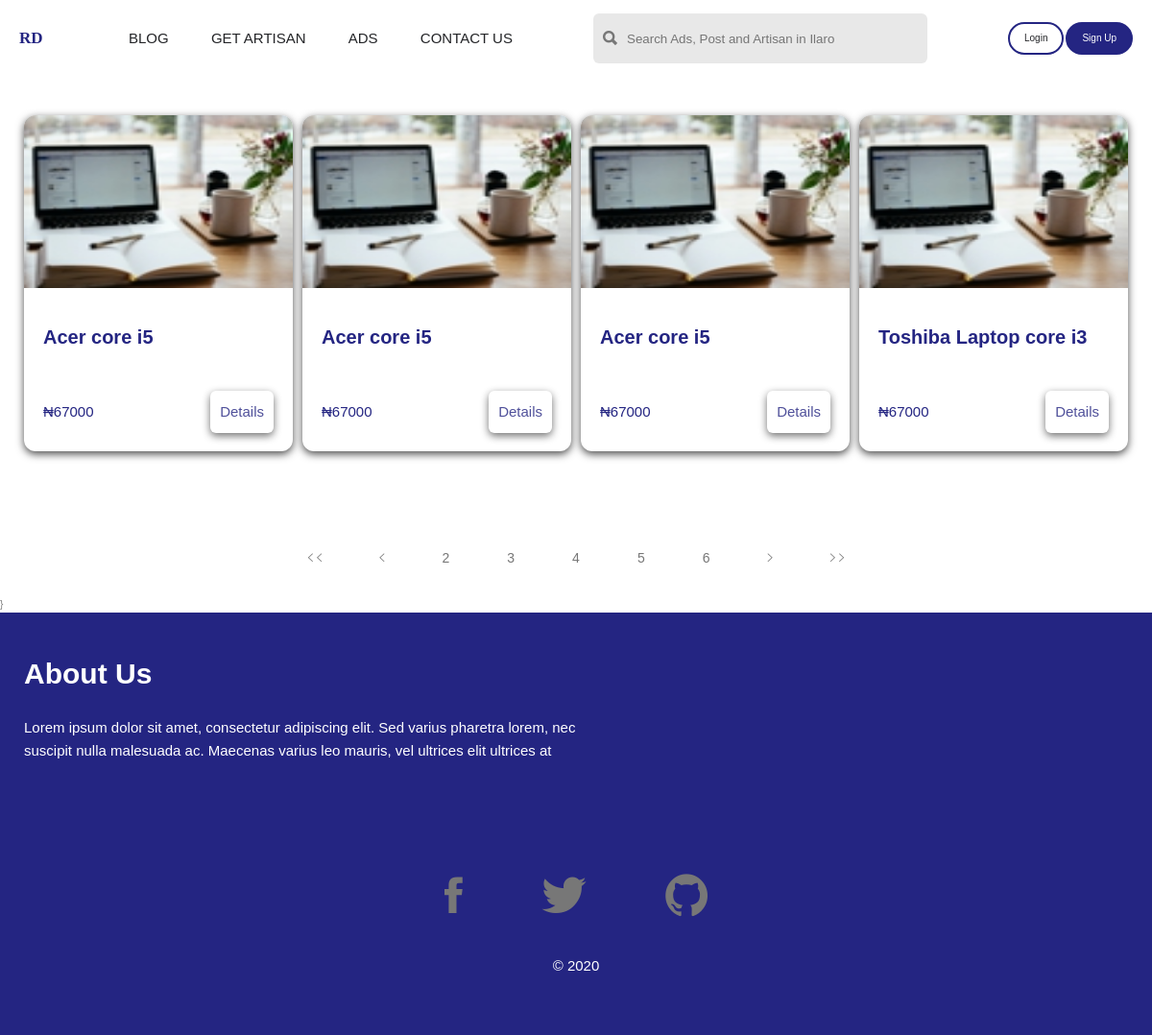
The page /ads/?page=4 on the database its author committed.
### main/models.py (models this page shows, shortened)
class Ad(models.Model):
    cat = [
        ('phones', 'Phones and Tablets'),
        ('computers', 'Computers and Accessories'),
        ('cars', 'Cars'),
        ('home', 'Home and Kicthen'),
        ('babies', 'Kids and Toys'),
        ('electronic', 'Electronics'),
    ]
    id = models.UUIDField(primary_key=True, default=uuid.uuid4, editable=False)
    user = models.ForeignKey(MyUser, on_delete=models.CASCADE)
    title = models.CharField(max_length=60)
    description = models.TextField(max_length=300)
    categories = models.CharField(max_length=300, choices=cat)
    location = models.CharField(max_length=100, default="Ilaro Ogun State")
    price = models.PositiveIntegerField()
    liked = models.ManyToManyField(
        MyUser, default=None, blank=True, related_name="liked")
    boosted = models.BooleanField(default=False)
    created_at = models.DateTimeField(auto_now_add=True)

class AdImage(models.Model):
    id = models.UUIDField(primary_key=True, default=uuid.uuid4, editable=False)
    ad = models.ForeignKey(Ad, on_delete=models.CASCADE)
    image = models.ImageField()

### main/views.py (the view)
# urls.py: path("ads/", ads_view, name="ads"),
def ads_view(request):
    qs = Ad.objects.all()
    data = []
    for ad in qs:
        imgs = AdImage.objects.filter(ad=ad.id)
        ads = {"ad": ad, "images": imgs}
        data.append(ads)
        paginator = Paginator(data, 4)
        page = request.GET.get('page')
        allads = paginator.get_page(page)
    context = {
        "data": allads,
    }
    return render(request, 'ads/allads.html', context)

### razboy/middwares.py (called while the page is built)
def open_access_middleware(get_response):
    def middleware(request):
        response = get_response(request)
        response["Access-Control-Allow-Origin"] = "*"
        response["Access-Control-Allow-Headers"] = "*"
        return response
    return middleware

### templates/ads/allads.html (shortened to what this page needs)
{% extends 'base.html' %}
{% block r %}r{% endblock r %}
{% block content %}
<div class="product-container">
    <div class="row">
        {% for ad in data %}
        <div class="ads-card">
            <img class="ads-img" src="{{ ad.images.0.image.url }}" alt="Iphone 2" />
            <h4 class="title">{{ ad.ad.title }}</h4>
            <div class="card-bottom">
                <p class="sub-title">&#8358;{{ ad.ad.price }}</p>
                <a class="btn btn-details" href="{% url 'ads_details' ad.ad.id %}">
                    Details
                </a>
            </div>
        </div>
        {% endfor %}
    </div>
</div>
<div class="pagination">
    {% if data.has_previous %}
    <a href="?page=1" class="page">
        <i class="ion-ios-arrow-left"></i>
        <i class="ion-ios-arrow-left"></i>
    </a>
    <a href="?page={{ data.previous_page_number}}" class="page">
        <i class="ion-ios-arrow-left"></i>
    </a>
    {% endif %}
    {% for num in data.paginator.page_range %}
    {% if data.number == num %}
    <strong class="page">{{ num }}</strong>
    {% elif num > data.number|add:'-3' and num < data.number|add:'3'%}
    <a href="?page={{ num }}" class="page">{{ num }}</a>
    {% endif %}
    {% endfor %}
    {% if data.has_next %}
    <a href="?page={{ data.next_page_number }}" class="page">
        <i class="ion-ios-arrow-right"></i>
    </a>
    <a href="?page={{ data.paginator.num_pages }}" class="page">
        <i class="ion-ios-arrow-right"></i>
        <i class="ion-ios-arrow-right"></i>
    </a>
    {% endif %}
</div>
{% endblock content %}

### static/css/style.css (style rules this page uses)
html { font-size: 62.5%; }
body { font-size: 1rem; font-family: "Gill Sans", sans-serif; color: #777; line-height: 1.6; font-weight: 300; position: relative; }
.btn { background-color: #fff; opacity: 0.8; color: #242582; font-size: 1.5rem; padding: 1rem; font-weight: 400; border-radius: 0.6rem; box-shadow: 0rem 0.3rem 0.8rem rgba(0, 0, 0, 0.7); }
.row { width: 100%; display: flex; flex-wrap: wrap; align-items: center; justify-content: space-between; }
.ads-card { width: 28rem; background-color: #fff; border-radius: 12px; box-shadow: 0px 0.3rem 0.8rem rgba(0, 0, 0, 0.7); height: 35rem; margin-bottom: 3rem; position: relative; }
.ads-img { height: 18rem; width: 100%; border-radius: 12px 12px 0px 0px; }
.title { font-size: 2rem; color: #242582; padding: 3rem 2rem; }
.sub-title { font-size: 1.5rem; color: #242582; font-weight: 400; }
.card-bottom { width: 100%; display: flex; justify-content: space-between; align-items: center; padding: 1rem 2rem; }
.product-container { padding: 4rem 2.5rem; }
.pagination { display: flex; justify-content: center; align-items: center; }
.page { padding: 1rem; margin: 2rem; color: #777; font-size: 1.4rem; font-weight: 500; }
.page i { font-size: 100%; color: #000; }

### rows shown on the page
Ad: images.0.image (picture), ad "Acer core i5", ad.price "67000"
Ad: images.0.image (picture), ad "Acer core i5", ad.price "67000"
Ad: images.0.image (picture), ad "Acer core i5", ad.price "67000"
Ad: images.0.image (picture), ad "Toshiba Laptop core i3", ad.price "67000"

### other values the page prints
{{ num }} "2" "3" "5" "6"
{{ num }} "4"
